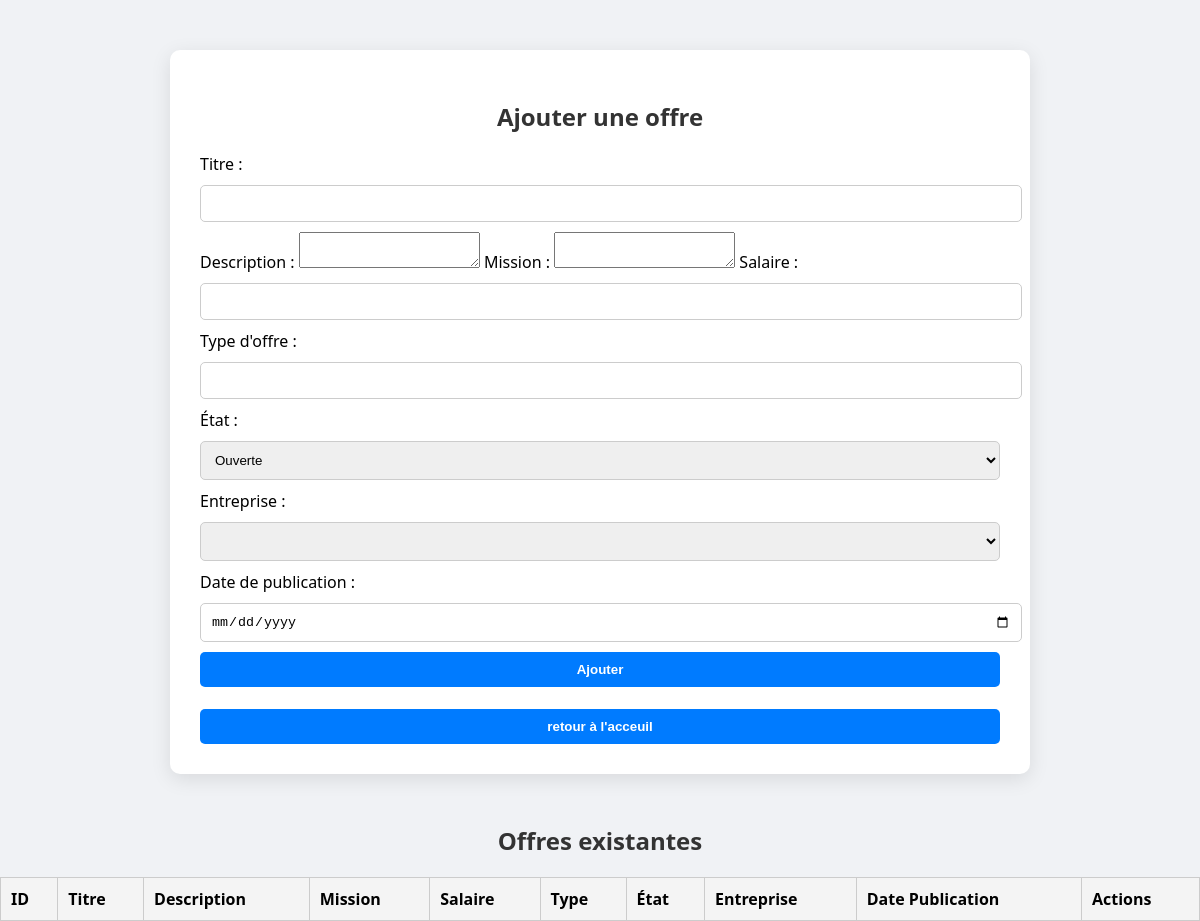
The page /src/vue/AjouterOffre.php on the database as committed earlier.
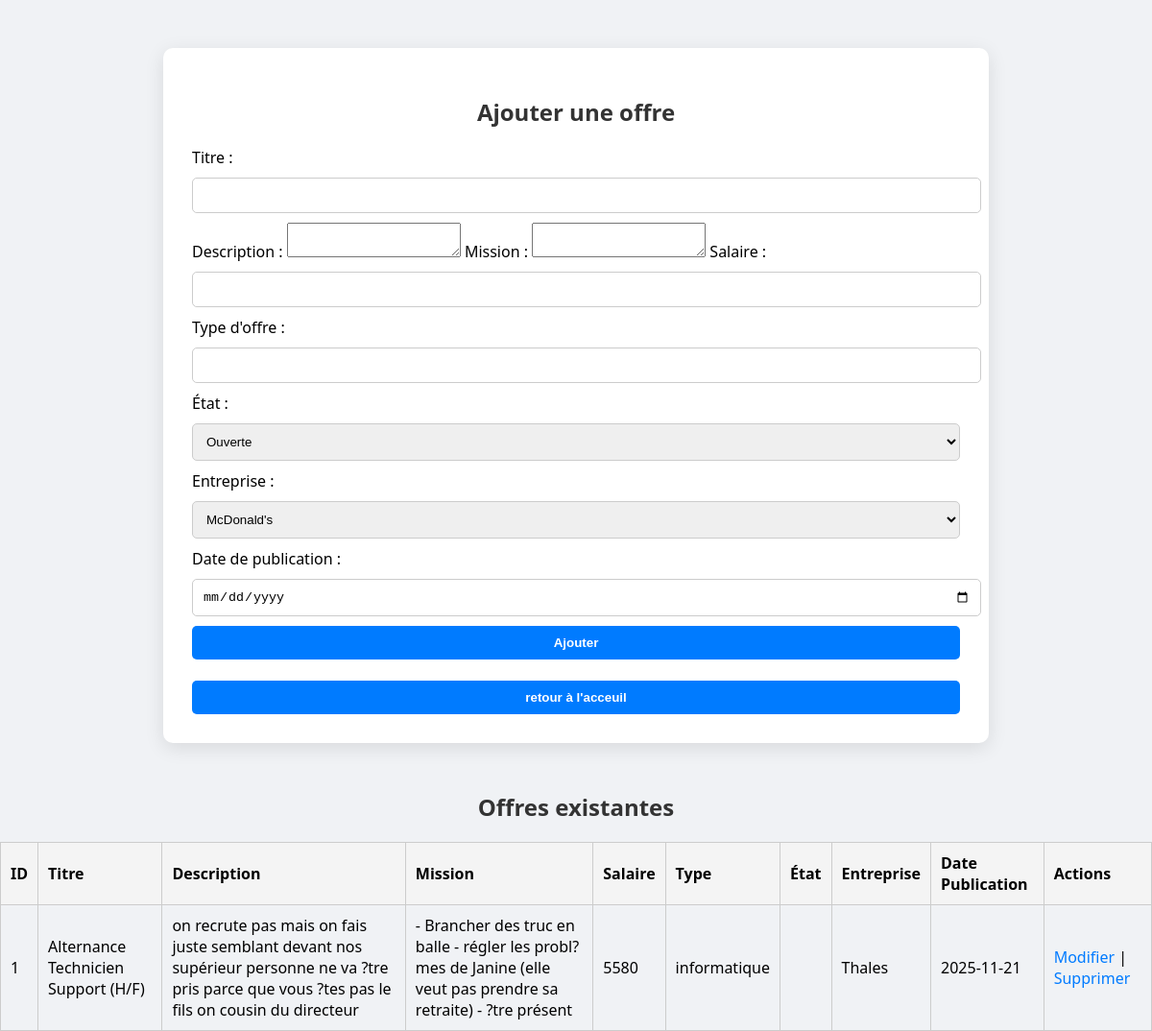
The same page on the database as committed later.
### tables this page shows
CREATE TABLE IF NOT EXISTS `offre` (
  `id_offre` int NOT NULL AUTO_INCREMENT,
  `titre` varchar(150) NOT NULL,
  `description` varchar(255) DEFAULT NULL,
  `mission` varchar(255) NOT NULL,
  `salaire` double NOT NULL,
  `type_offre` varchar(50) DEFAULT NULL,
  `etat` enum('activer','desactiver') NOT NULL DEFAULT 'desactiver',
  `ref_utilisateur` int NOT NULL,
  `ref_entreprise` int NOT NULL,
  `date_publication` date NOT NULL,
  PRIMARY KEY (`id_offre`),
  KEY `ref_utilisateur_offre` (`ref_utilisateur`),
  KEY `ref_entreprise_offre` (`ref_entreprise`)
);

### src/repository/EntrepriseRepository.php (called while the page is built, shortened)
<?php
require_once __DIR__ . '/../modele/Entreprise.php';
class EntrepriseRepository
{
    private $bdd;
    public function __construct(PDO $bdd)
    {
        $this->bdd = $bdd;
    }
    public function findAll(): array
    {
        try {
            $stmt = $this->bdd->query('
    SELECT
        id_entreprise AS id,
        nom_entreprise AS nom,
        rue_entreprise,
        ville_entreprise,
        cd_entreprise AS cd,
        site_web
    FROM entreprise
    ORDER BY nom_entreprise ASC
');
            $results = $stmt->fetchAll(PDO::FETCH_ASSOC);
            $entreprises = [];
            foreach ($results as $row) {
                $entreprises[] = new Entreprise($row);
            }
            return $entreprises;
        } catch (PDOException $e) {
            error_log('Erreur findAll entreprises : ' . $e->getMessage());
            return [];
        }
    }
}

### src/modele/Entreprise.php (called while the page is built, shortened)
<?php
class Entreprise
{
    private ?int $id;
    private ?string $nom;
        public function __construct(array $data = [])
    {
        $this->id = $data['id_entreprise'] ?? $data['id'] ?? null;
        $this->nom = $data['nom_entreprise'] ?? $data['nom'] ?? '';
    }
    public function getId(): ?int
    {
        return $this->id;
    }
    public function getNom(): string
    {
        return $this->nom;
    }
}

### src/repository/OffreRepository.php (called while the page is built, shortened)
<?php
require_once __DIR__ . '/../modele/Offre.php';
class OffreRepository {
    private $bdd;
    public function __construct($bdd) {
        $this->bdd = $bdd;
    }
    public function findAll(): array {
        $stmt = $this->bdd->prepare("SELECT * FROM offre");
        $stmt->execute();
        $results = $stmt->fetchAll(\PDO::FETCH_ASSOC);
        $offres = [];
        foreach ($results as $row) {
            $offres[] = new Offre($row);
        }
        return $offres;
    }
}
?>

### src/modele/Offre.php (called while the page is built, shortened)
<?php
class Offre {
    private $id_offre;
    private $titre;
    private $description;
    private $mission;
    private $salaire;
    private $type_offre;
    private $ref_entreprise;
    private $date_publication;
    public function __construct(array $data) {
        $this->id_offre = $data['id_offre'];
        $this->titre = $data['titre'];
        $this->description = $data['description'];
        $this->mission = $data['mission'];
        $this->salaire = $data['salaire'];
        $this->type_offre = $data['type_offre'];
        $this->ref_entreprise = $data['ref_entreprise'];
        $this->date_publication = $data['date_publication'];
    }
    public function getIdOffre() { return $this->id_offre; }
    public function getTitre() { return $this->titre; }
    public function getDescription() { return $this->description; }
    public function getMission() { return $this->mission; }
    public function getSalaire() { return $this->salaire; }
    public function getTypeOffre() { return $this->type_offre; }
    public function getRefEntreprise() { return $this->ref_entreprise; }
    public function getDatePublication() { return $this->date_publication; }
}
?>

### src/vue/AjouterOffre.php (the view, shortened to what the changed rows need)
<?php
require_once '../../src/repository/OffreRepository.php';
require_once '../../src/repository/EntrepriseRepository.php';
$database = new Bdd();
$bdd = $database->getBdd();
$repoOffre = new OffreRepository($bdd);
$offres = $repoOffre->findAll();
$repoEntreprise = new EntrepriseRepository($bdd);
$entreprises = $repoEntreprise->findAll();
$entrepriseRepo = new EntrepriseRepository($bdd);
$entreprises = $entrepriseRepo->findAll();
$entreprisesMap = [];
foreach ($entreprises as $e) {
    $entreprisesMap[$e->getId()] = $e->getNom();
}
include __DIR__ . '/header.php';
?>
<!DOCTYPE html>
<html lang="fr">
<head>
</head>
<body>
<h2>Ajouter une offre</h2>
<form action="../traitement/AjouterOffreTrt.php" method="POST">
    <label>Titre :</label>
    <input type="text" name="titre" required>
    <label>Description :</label>
    <textarea name="description" required></textarea>
    <label>Mission :</label>
    <textarea name="mission" required></textarea>
    <label>Salaire :</label>
    <input type="text" name="salaire" required>
    <label>Type d'offre :</label>
    <input type="text" name="type_offre" required>
    <label>État :</label>
    <select name="etat" required>
        <option value="ouverte">Ouverte</option>
    </select>
    <label>Entreprise :</label>
    <select name="ref_entreprise" required>
        <?php foreach ($entreprises as $e): ?>
            <option value="<?= $e->getId() ?>"><?= htmlspecialchars($e->getNom()) ?></option>
        <?php endforeach; ?>
    </select>
    <label>Date de publication :</label>
    <input type="date" name="date_publication" required>
    <button type="submit" name="ok">Ajouter</button><br><br>
</form>
<?php include __DIR__ . '/footer.php'; ?>
<section>
    <h2>Offres existantes</h2>
    <table border="1" cellpadding="5" cellspacing="0">
        <tr>
            <th>ID</th>
            <th>Titre</th>
            <th>Description</th>
            <th>Mission</th>
            <th>Salaire</th>
            <th>Type</th>
            <th>État</th>
            <th>Entreprise</th>
            <th>Date Publication</th>
            <th>Actions</th>
        </tr>
        <?php foreach($offres as $o): ?>
            <tr>
                <td><?= htmlspecialchars($o->getIdOffre()) ?></td>
                <td><?= htmlspecialchars($o->getTitre()) ?></td>
                <td><?= htmlspecialchars($o->getDescription()) ?></td>
                <td><?= htmlspecialchars($o->getMission()) ?></td>
                <td><?= htmlspecialchars($o->getSalaire()) ?></td>
                <td><?= htmlspecialchars($o->getTypeOffre()) ?></td>
                <td><?= htmlspecialchars($o->getEtat()) ?></td>
                <td><?= htmlspecialchars($entreprisesMap[$o->getRefEntreprise()] ?? 'N/A') ?></td>
                <td><?= htmlspecialchars($o->getDatePublication()) ?></td>
                <td>
                    <a href="../vue/ModifierOffre.php?id=<?= $o->getIdOffre() ?>">Modifier</a> |
                    <a href="../traitement/SupprimerOffreTrt.php?id=<?= $o->getIdOffre() ?>" onclick="return confirm('Voulez-vous supprimer cette offre ?')">Supprimer</a>
                </td>
            </tr>
        <?php endforeach; ?>
    </table>
</section>
</body>
</html>

Rows that differ between the two databases and show on the page:
added offre: id_offre "1", titre "Alternance Technicien Support (H/F)", description "on recrute pas mais on fais juste semblant devant nos supérieur personne ne va ?tre pris parce que vous ?tes pas le fils on cousin du directeur", mission "- Brancher des truc en balle - régler les probl?mes de Janine (elle veut pas prendre sa retraite) - ?tre présent", salaire "5580", type_offre "informatique", ref_entreprise "Thales", date_publication "2025-11-21"
Other text that changed with them:
form field ref_entreprise: (not shown) → "McDonald's"
